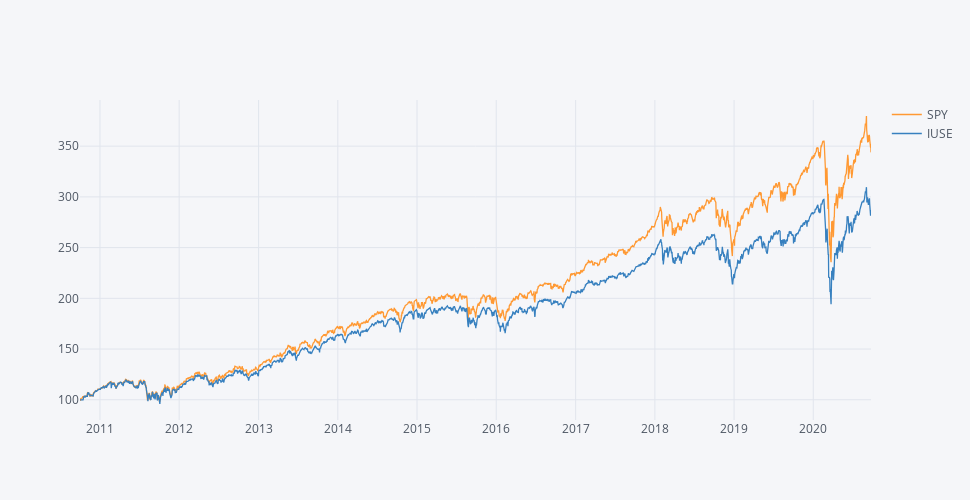

Notebook code cell kept with this figure:
### Code cell
fundos = pl.normalize(ETFs2.dropna())
fundos.iplot(dimensions=pl.dimensions)

### Figure 1 — Plotly figure (JSON) as saved in the notebook; plotly's stock layout.template omitted (floating-point values rounded to 4 significant figures; data arrays with more than 128 entries replaced by an {"elided": "..."} marker saying what was removed)
{"data": [{"line": {"color": "rgba(255, 153, 51, 1.0)", "dash": "solid", "shape": "linear", "width": 1.3}, "mode": "lines", "name": "SPY", "text": "", "type": "scatter", "x": {"elided": "2565 str values"}, "y": {"elided": "2565 float values"}}, {"line": {"color": "rgba(55, 128, 191, 1.0)", "dash": "solid", "shape": "linear", "width": 1.3}, "mode": "lines", "name": "IUSE", "text": "", "type": "scatter", "x": {"elided": "2565 str values"}, "y": {"elided": "2565 float values"}}], "layout": {"height": 500, "legend": {"bgcolor": "#F5F6F9", "font": {"color": "#4D5663"}}, "paper_bgcolor": "#F5F6F9", "plot_bgcolor": "#F5F6F9", "title": {"font": {"color": "#4D5663"}}, "width": 970, "xaxis": {"autorange": true, "gridcolor": "#E1E5ED", "range": ["2010-10-01", "2020-09-23"], "showgrid": true, "tickfont": {"color": "#4D5663"}, "title": {"font": {"color": "#4D5663"}, "text": ""}, "type": "date", "zerolinecolor": "#E1E5ED"}, "yaxis": {"autorange": true, "gridcolor": "#E1E5ED", "range": [80.08, 395.5], "showgrid": true, "tickfont": {"color": "#4D5663"}, "title": {"font": {"color": "#4D5663"}, "text": ""}, "type": "linear", "zerolinecolor": "#E1E5ED"}}}
